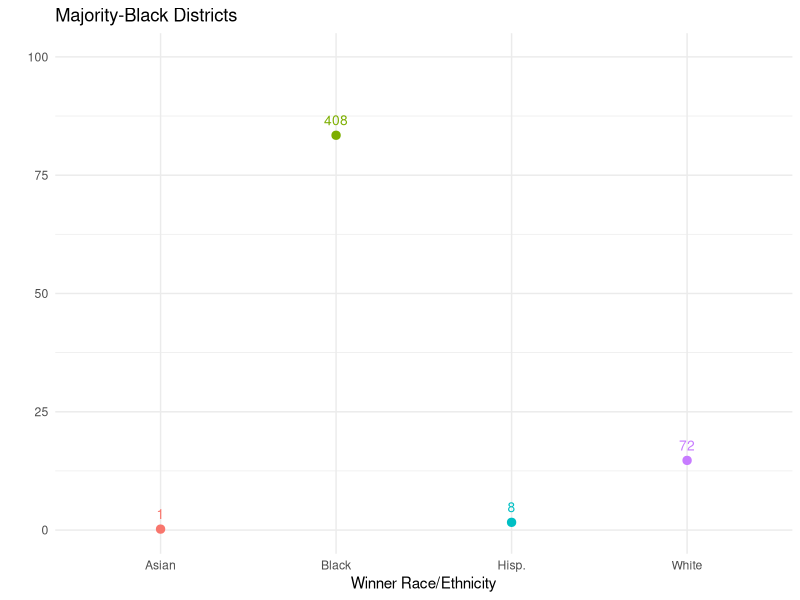
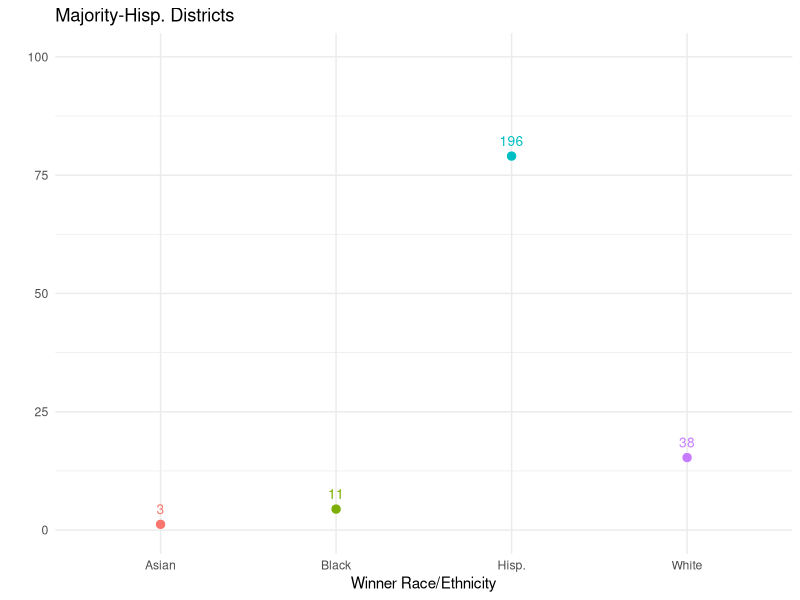
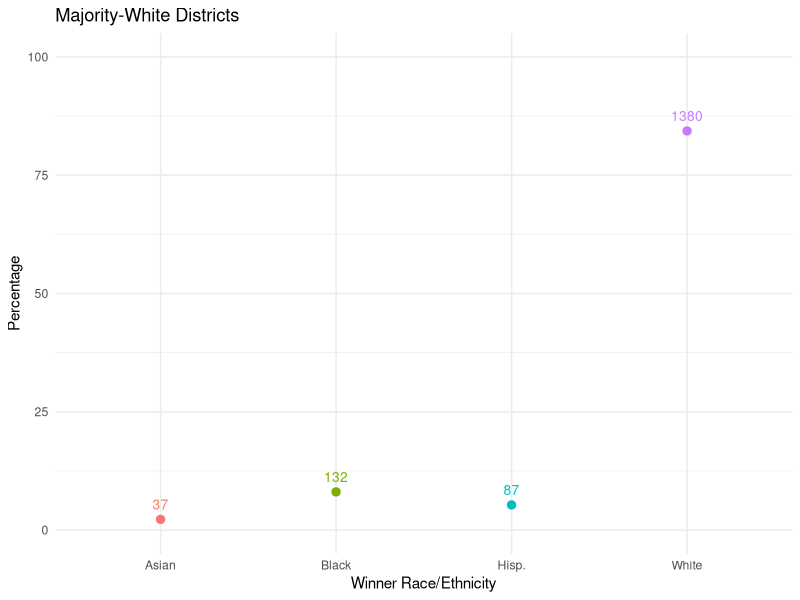

Generate these figures, in order, with R:
library(ggplot2)
library(dplyr)

setwd("~/Documents/GitHub/citl")
dat<-read.csv("./Compiled Results/districtswDBK.csv")



dat_black <- dat %>%
  filter(b_pct_c >= 0.45, winner == "win", race_est!='other') %>%
  count(race_est) %>%
  mutate(proportion = n*100 / sum(n))
dat_black$race_est<-c("Asian", "Black", "White", "Hisp.")

b<-ggplot(dat_black, aes(x = race_est, y = proportion, color = race_est)) +
  geom_point(size = 2.5) +
  geom_text(aes(label = n), vjust = -1, size = 3.5) +  # Add count text above the dots
  labs(
    title = "Majority-Black Districts",
    x = "Winner Race/Ethnicity",
    y = ""
  ) +
  theme_minimal() + ylim(0,100)+
  theme(legend.position = "none")  # Remove the legend


dat_white <- dat %>%
  filter(w_pct_c >= 0.45, winner == "win", race_est!='other') %>%
  count(race_est) %>%
  mutate(proportion = n*100 / sum(n))
dat_white$race_est<-c("Asian", "Black", "White", "Hisp.")



w<-ggplot(dat_white, aes(x = race_est, y = proportion, color = race_est)) +
  geom_point(size = 2.5) +
  geom_text(aes(label = n), vjust = -1, size = 3.5) +  # Add count text above the dots
  labs(
    title = "Majority-White Districts",
    x = "Winner Race/Ethnicity",
    y = "Percentage"
  ) +
  theme_minimal() + ylim(0,100)+
  theme(legend.position = "none")  # Remove the legend

dat_hisp <- dat %>%
  filter(h_pct_c >= 0.45, winner == "win", race_est!='other') %>%
  count(race_est) %>%
  mutate(proportion = n*100 / sum(n))

dat_hisp$race_est<-c("Asian", "Black", "White", "Hisp.")


h<-ggplot(dat_hisp, aes(x = race_est, y = proportion, color = race_est)) +
  geom_point(size =2.5) +
  geom_text(aes(label = n), vjust = -1, size = 3.5) +  # Add count text above the dots
  labs(
    title = "Majority-Hisp. Districts",
    x = "Winner Race/Ethnicity",
    y = ""
  ) +
  theme_minimal() + ylim(0,100)+
  theme(legend.position = "none")  # Remove the legend

fig6 <- gridExtra::arrangeGrob(w, b, h, nrow=1)
ggsave(filename='figure_6.tiff', plot=fig6, path='./Figures/')
